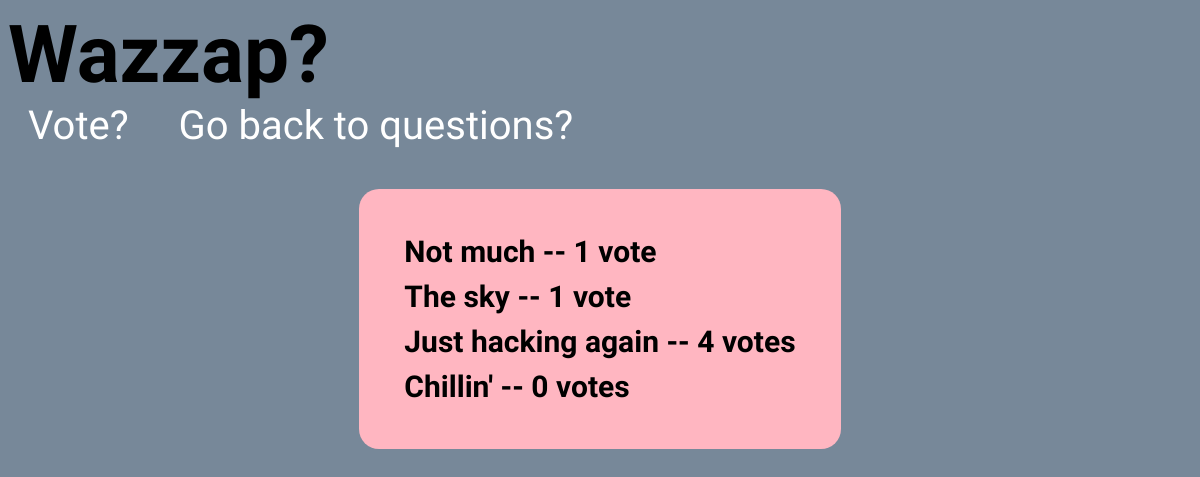
/1/results/, run on an earlier commit of the app's database.
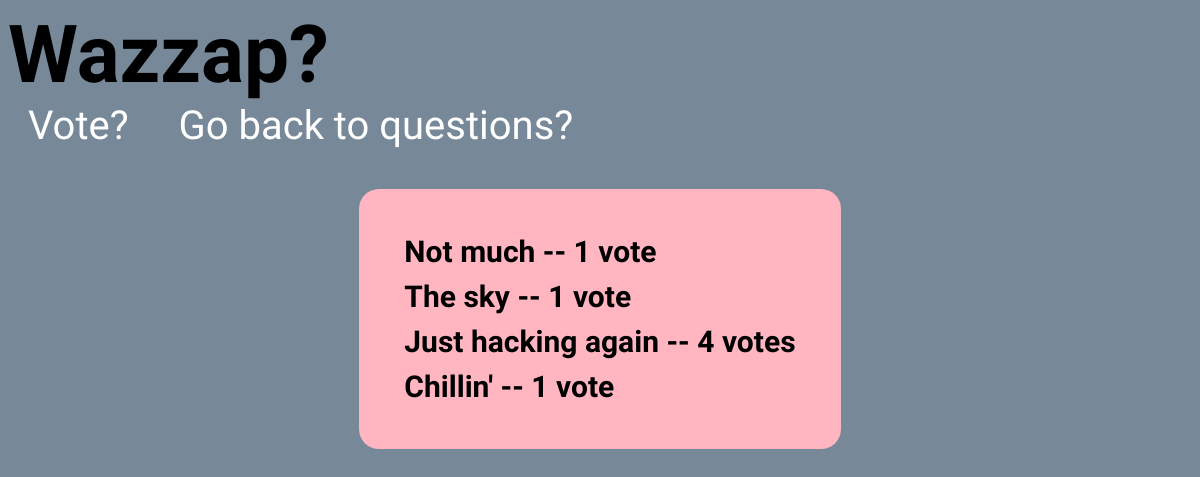
And on a later commit of the database.
### polls/models.py (models this page shows, shortened)
class Question(models.Model):
    question_text = models.CharField(max_length=200)
    pub_date = models.DateTimeField('date published')
    def was_published_recently(self):
        now = timezone.now()
        return now - datetime.timedelta(days=1) <= self.pub_date <= now
    was_published_recently.admin_order_field = 'pub_date'
    was_published_recently.boolean = True
    was_published_recently.short_description = 'Published recently?'

class Choice(models.Model):
    question = models.ForeignKey(Question, on_delete=models.CASCADE)
    choice_text = models.CharField(max_length=200)
    votes = models.IntegerField(default=0)

### polls/views.py (the view)
# urls.py: path('<int:pk>/results/', views.ResultsView.as_view(), name='results'),
class ResultsView(generic.DetailView):
    model = Question
    template_name = 'polls/results.html'

### polls/templates/polls/results.html (shortened to what this page needs)
{% load static %}
<link rel="stylesheet" type="text/css" href="{% static 'polls/style.css' %}">
<h1>{{ question.question_text }}</h1>
<a href="{% url 'polls:detail' question.id %}">Vote?</a>
<a href="{% url 'polls:index' %}">Go back to questions?</a>
<div>
    <ul>
    {% for choice in question.choice_set.all %}
        <li class="mini">{{ choice.choice_text }} -- {{ choice.votes }} vote{{ choice.votes|pluralize }}</li>
    {% endfor %}
    </ul>
</div>

### polls/static/polls/style.css (style rules this page uses)
div { display: flex; align-items: center; justify-content: center; }
ul { padding: 40px; background-color: lightpink; border-radius: 20px; list-style-type: none; }
li { padding: 5px; }
a { text-decoration: none; color: white; max-width: 50%; padding: 0 20px; }
h1 { margin: 0; padding: 0; }
.mini { font-size: 30px; font-weight: 600; }

What changed in the data, as far as the page shows it:
changed Choice "Chillin'": votes "0" → "1"
